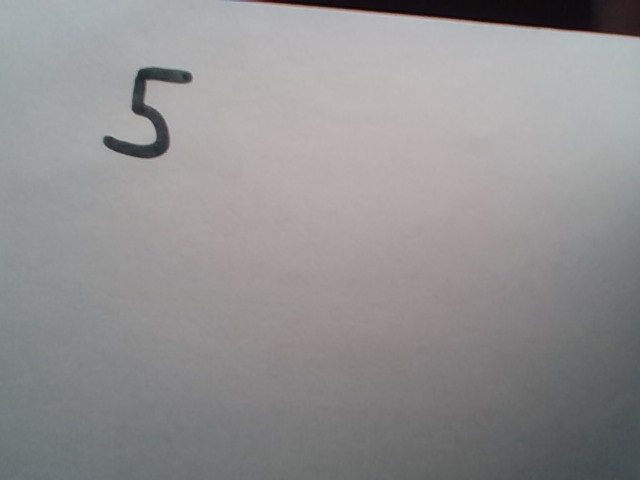
#> input picture captured_1.png, 640 x 480 px
$ python preprocess.py
#> lines starting #> are read from the running program, lines starting #| are printed output that depends on the picture; after the words box and inside, x2 and y2 are one past the last pixel; in counts of white or black regions, pixels touching at a corner belong together
import cv2
import numpy as np
import matplotlib.pyplot as plt

print("=" * 50)
print("🔧 IMAGE PREPROCESSING - Phase 4")
print("=" * 50)

# Load the captured image
image_path = 'captured_1.png'  # Change this to test different captures
print(f"\n📂 Loading: {image_path}")

img = cv2.imread(image_path)
#> img is the input picture: shape (480, 640, 3); mean B, G, R 145.3, 144.2, 145.7

if img is None:
    print(f"❌ Error: Could not load {image_path}")
    print("   Make sure you captured an image first!")
    exit()

print("✓ Image loaded successfully!")

# Store original for comparison
original = img.copy()

# --------------------
# STEP 1: Convert to Grayscale
# --------------------
print("\n[1/5] Converting to grayscale...")
gray = cv2.cvtColor(img, cv2.COLOR_BGR2GRAY)

# --------------------
# STEP 2: Apply Gaussian Blur (reduce noise)
# --------------------
print("[2/5] Applying Gaussian blur...")
blurred = cv2.GaussianBlur(gray, (5, 5), 0)

# --------------------
# STEP 3: Apply Binary Threshold
# --------------------
print("[3/5] Applying binary threshold...")
# Use adaptive threshold for better results with varying lighting
thresh = cv2.adaptiveThreshold(
    blurred, 255,
    cv2.ADAPTIVE_THRESH_GAUSSIAN_C,
    cv2.THRESH_BINARY_INV,  # INV = inverts (white becomes black)
    11, 2
)
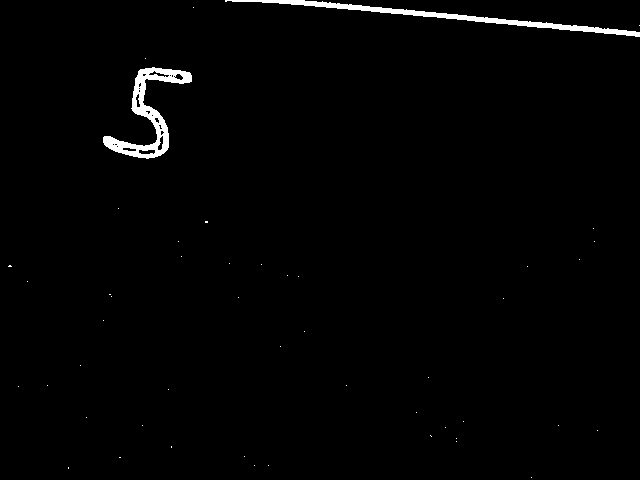
#> thresh: shape (480, 640); 1.3% white; 49 white regions (47 under 20 px), largest, box (x1, y1, x2, y2) and area: (103, 67, 192, 159) 2077, (225, 0, 640, 37) 1970

# Alternative: Simple threshold (uncomment to try)
# _, thresh = cv2.threshold(blurred, 0, 255, cv2.THRESH_BINARY_INV + cv2.THRESH_OTSU)

# --------------------
# STEP 4: Morphological operations (clean up)
# --------------------
print("[4/5] Cleaning up with morphology...")
kernel = np.ones((3, 3), np.uint8)
# Remove small noise
cleaned = cv2.morphologyEx(thresh, cv2.MORPH_OPEN, kernel, iterations=1)
#> cleaned: shape (480, 640); 1.3% white; 2 white regions, box (x1, y1, x2, y2) and area: (103, 67, 192, 159) 2059, (232, 0, 640, 37) 1951
# Close small gaps
cleaned = cv2.morphologyEx(cleaned, cv2.MORPH_CLOSE, kernel, iterations=1)
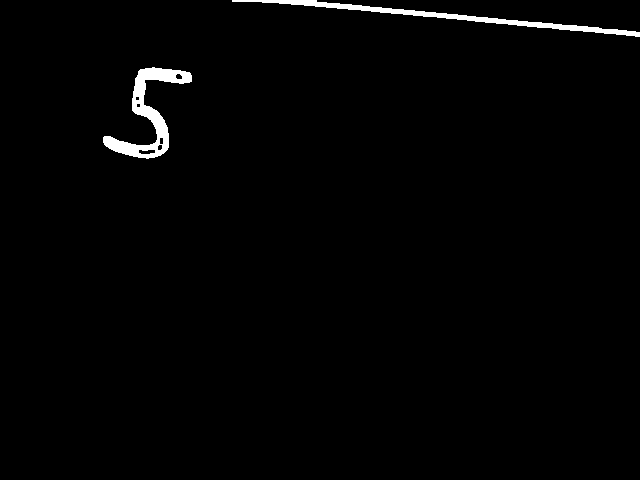
#> cleaned: shape (480, 640); 1.4% white; 2 white regions

# --------------------
# STEP 5: Find and crop the number area
# --------------------
print("[5/5] Detecting number area...")

# Find contours
contours, _ = cv2.findContours(cleaned, cv2.RETR_EXTERNAL, cv2.CHAIN_APPROX_SIMPLE)
#> contours = 2 contours; box (x1, y1, x2, y2) and area: (103, 67, 192, 159) 2164, (232, 0, 640, 37) 1558

if len(contours) == 0:
    print("⚠️  Warning: No contours found!")
    print("   Try adjusting lighting or threshold settings.")
else:
    print(f"✓ Found {len(contours)} contours")
#| ✓ Found 2 contours

    # Find the largest contour (assume it's the number)
    largest_contour = max(contours, key=cv2.contourArea)
#> largest_contour = contour of 163 points, box (x1, y1, x2, y2) (103, 67, 192, 159), area 2164
    x, y, w, h = cv2.boundingRect(largest_contour)
#> x = 103; y = 67; w = 89; h = 92

    print(f"   Bounding box: x={x}, y={y}, w={w}, h={h}")
#|    Bounding box: x=103, y=67, w=89, h=92

    # Draw bounding box on original for visualization
    img_with_box = original.copy()
    cv2.rectangle(img_with_box, (x, y), (x+w, y+h), (0, 255, 0), 2)
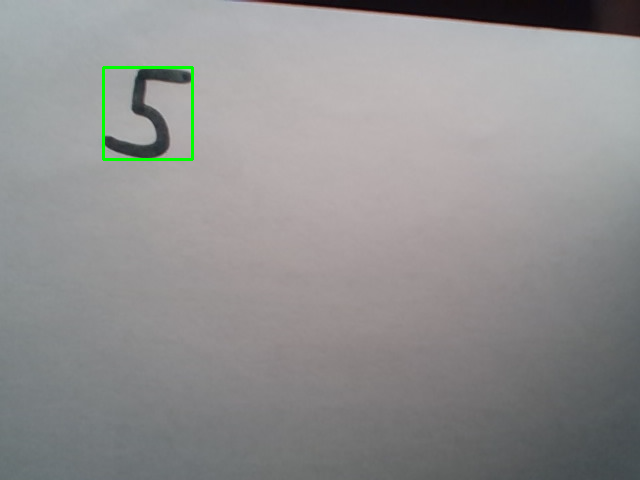
#> img_with_box: shape (480, 640, 3); 0.35% of pixels changed, all inside (x1, y1, x2, y2) = (102, 66, 194, 161)

    # Crop the number region
    cropped = cleaned[y:y+h, x:x+w]
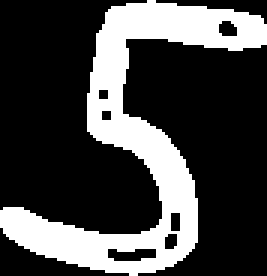
#> cropped: shape (92, 89) (shown 3 times larger); 27.2% white; 1 white region, box (x1, y1, x2, y2) and area: (0, 0, 89, 92) 2228

    # Add padding (10% on each side)
    pad_x = int(w * 0.1)
#> pad_x = 8
    pad_y = int(h * 0.1)
#> pad_y = 9
    padded = cv2.copyMakeBorder(cropped, pad_y, pad_y, pad_x, pad_x,
                                cv2.BORDER_CONSTANT, value=0)
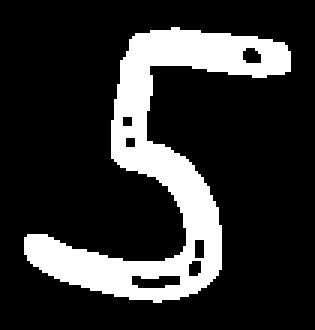
#> padded: shape (110, 105) (shown 3 times larger); 19.3% white; 1 white region, box (x1, y1, x2, y2) and area: (8, 9, 97, 101) 2228

    print(f"   Cropped size: {cropped.shape}")
#|    Cropped size: (92, 89)
    print(f"   Padded size: {padded.shape}")
#|    Padded size: (110, 105)

# --------------------
# Display all steps
# --------------------
print("\n📊 Displaying results...")

fig, axes = plt.subplots(2, 3, figsize=(15, 10))
fig.suptitle('Image Preprocessing Pipeline', fontsize=16, fontweight='bold')

# Row 1
axes[0, 0].imshow(cv2.cvtColor(original, cv2.COLOR_BGR2RGB))
axes[0, 0].set_title('1. Original Image')
axes[0, 0].axis('off')

axes[0, 1].imshow(gray, cmap='gray')
axes[0, 1].set_title('2. Grayscale')
axes[0, 1].axis('off')

axes[0, 2].imshow(blurred, cmap='gray')
axes[0, 2].set_title('3. Blurred')
axes[0, 2].axis('off')

# Row 2
axes[1, 0].imshow(thresh, cmap='gray')
axes[1, 0].set_title('4. Threshold (Inverted)')
axes[1, 0].axis('off')

axes[1, 1].imshow(cleaned, cmap='gray')
axes[1, 1].set_title('5. Cleaned')
axes[1, 1].axis('off')

if len(contours) > 0:
    axes[1, 2].imshow(cv2.cvtColor(img_with_box, cv2.COLOR_BGR2RGB))
    axes[1, 2].set_title('6. Detected Area')
    axes[1, 2].axis('off')
else:
    axes[1, 2].text(0.5, 0.5, 'No contours found',
                    ha='center', va='center', fontsize=12)
    axes[1, 2].axis('off')

plt.tight_layout()
plt.savefig('preprocessing_steps.png', dpi=150, bbox_inches='tight')
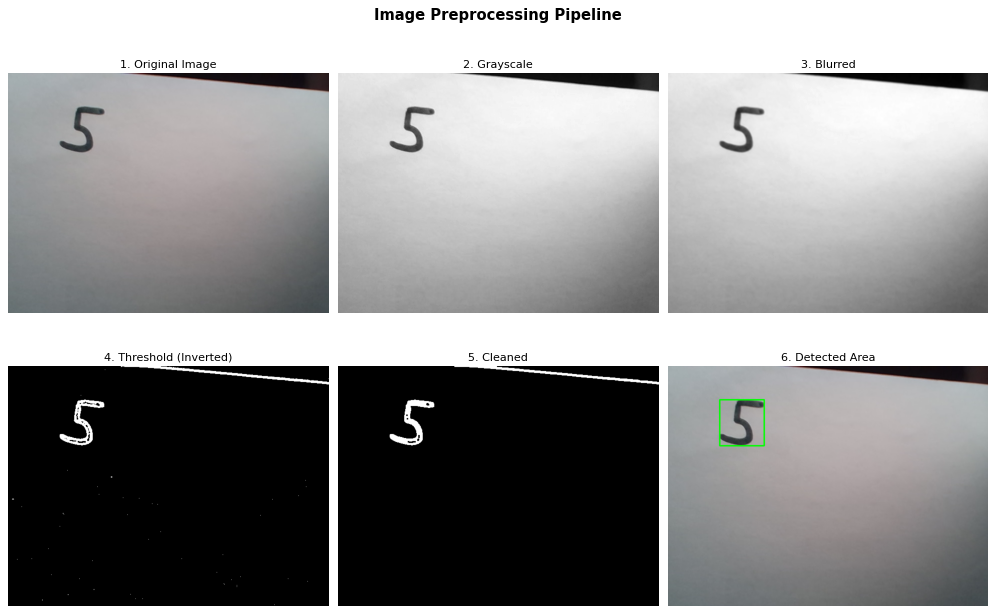
#> figure drawn by matplotlib, 6 panels
print("✓ Saved visualization as 'preprocessing_steps.png'")
plt.show()

# Save the preprocessed result
if len(contours) > 0:
    cv2.imwrite('preprocessed.png', padded)
    print("✓ Saved preprocessed image as 'preprocessed.png'")

print("\n" + "=" * 50)
print("✅ PREPROCESSING COMPLETE!")
print("=" * 50)
print("\nNext: We'll segment this into individual digits")
